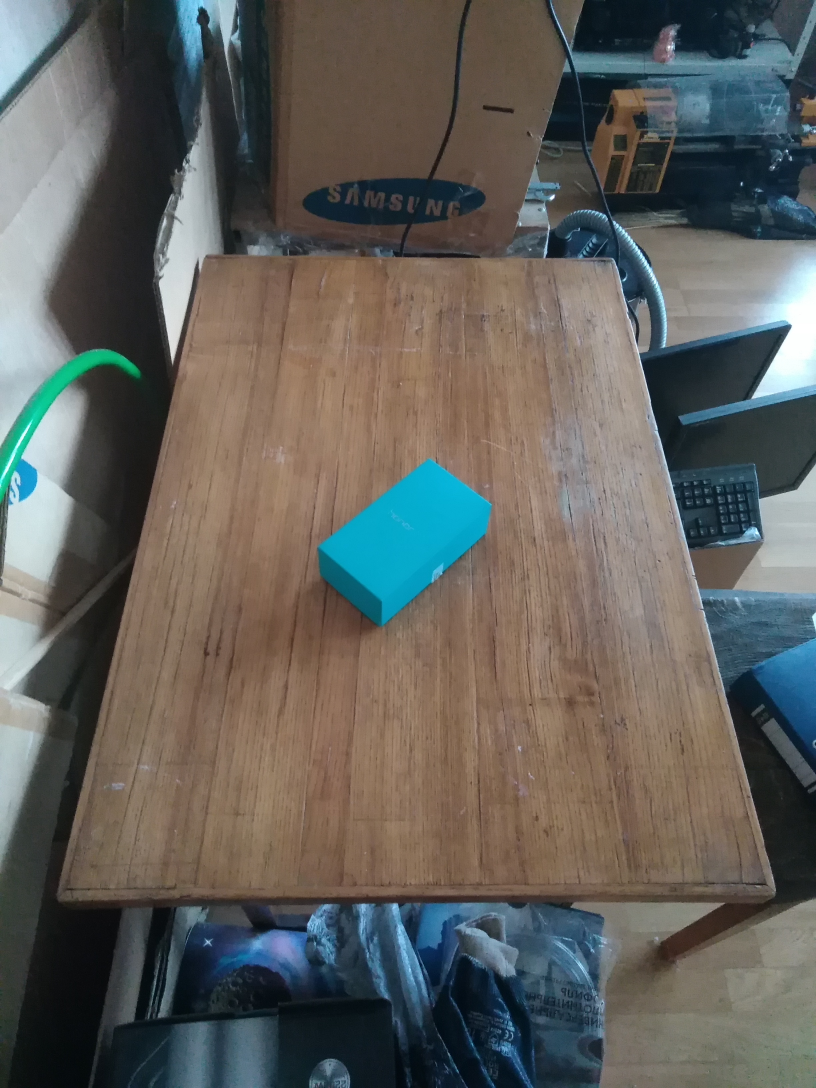
#> input picture BigTask/images/table_with_box.jpg, 2448 x 3264 px (shown at 1/3 size)
$ python resizer.py
#> lines starting #> are read from the running program, lines starting #| are printed output that depends on the picture
import cv2

img = cv2.imread('./images/table_with_box.jpg', cv2.IMREAD_UNCHANGED)
#> img is the input picture: shape (3264, 2448, 3); mean B, G, R 92.1, 96.5, 97.2

print('Original Dimensions : ',img.shape)
#| Original Dimensions :  (3264, 2448, 3)

scale_percent = 25 # percent of original size
width = int(img.shape[1] * scale_percent / 100)
#> width = 612
height = int(img.shape[0] * scale_percent / 100)
#> height = 816
dim = (width, height)
#> dim = (612, 816)
# resize image
resized = cv2.resize(img, dim, interpolation = cv2.INTER_AREA)
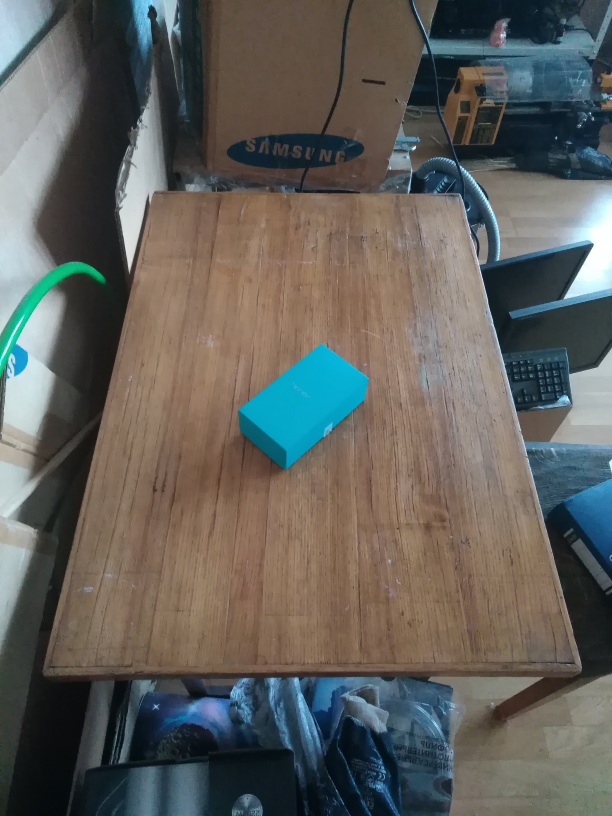
#> resized: shape (816, 612, 3); mean B, G, R 92.1, 96.5, 97.2

print('Resized Dimensions : ',resized.shape)
#| Resized Dimensions :  (816, 612, 3)

cv2.imshow("Resized image", resized)
cv2.imwrite('./images/resized_table_with_box.jpg', resized)
cv2.waitKey(0)
cv2.destroyAllWindows()

$ run again, with BigTask/images/1.jpg copied over BigTask/images/table_with_box.jpg
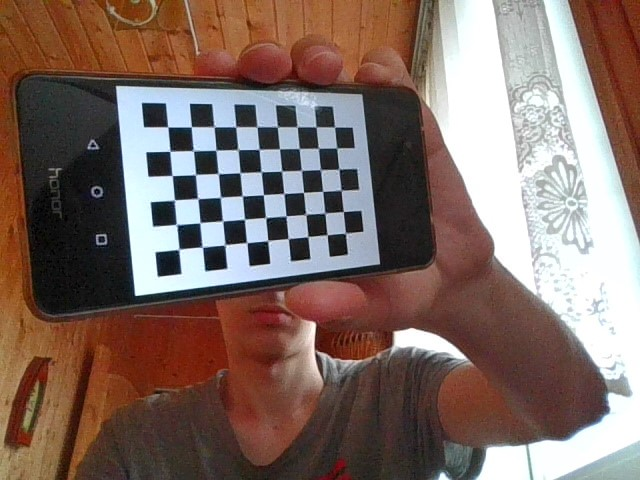
#> input picture BigTask/images/1.jpg, 640 x 480 px
#> img is the input picture: shape (480, 640, 3); mean B, G, R 101, 108.4, 128.5
#| Original Dimensions :  (480, 640, 3)
#> `resized = cv2.resize(img, dim, interpolation = cv2.INTER_AREA)`:
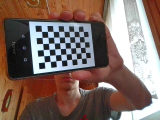
#> resized: shape (120, 160, 3); mean B, G, R 101, 108.4, 128.5
#| Resized Dimensions :  (120, 160, 3)

$ run again, with BigTask/images/10.jpg copied over BigTask/images/table_with_box.jpg
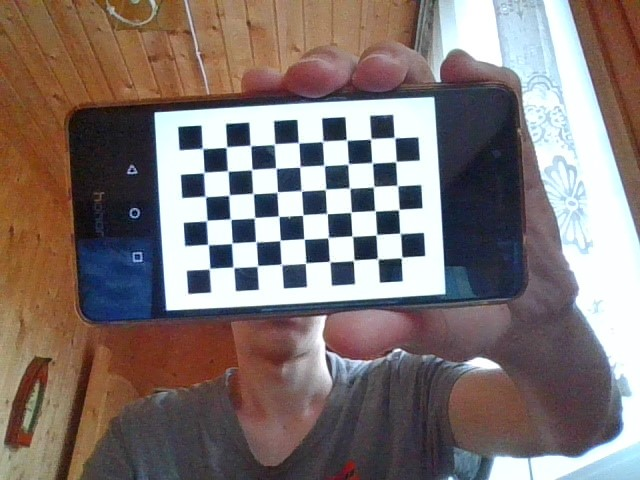
#> input picture BigTask/images/10.jpg, 640 x 480 px
#> img is the input picture: shape (480, 640, 3); mean B, G, R 114.2, 116.9, 128.8
#| Original Dimensions :  (480, 640, 3)
#> `resized = cv2.resize(img, dim, interpolation = cv2.INTER_AREA)`:
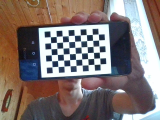
#> resized: shape (120, 160, 3); mean B, G, R 114.3, 116.9, 128.8
#| Resized Dimensions :  (120, 160, 3)

$ run again, with BigTask/images/136.JPG copied over BigTask/images/table_with_box.jpg
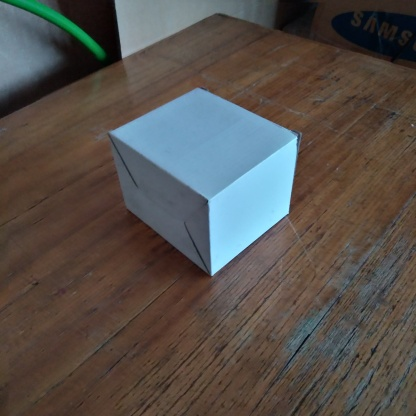
#> input picture BigTask/images/136.JPG, 416 x 416 px
#> img is the input picture: shape (416, 416, 3); mean B, G, R 76.1, 80.7, 86.2
#| Original Dimensions :  (416, 416, 3)
#> `resized = cv2.resize(img, dim, interpolation = cv2.INTER_AREA)`:
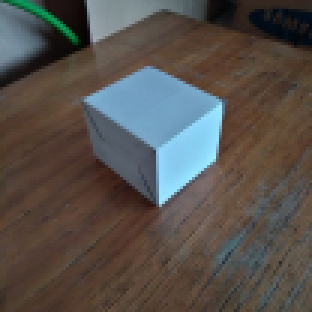
#> resized: shape (104, 104, 3) (shown 3 times larger); mean B, G, R 76.1, 80.7, 86.2
#| Resized Dimensions :  (104, 104, 3)
